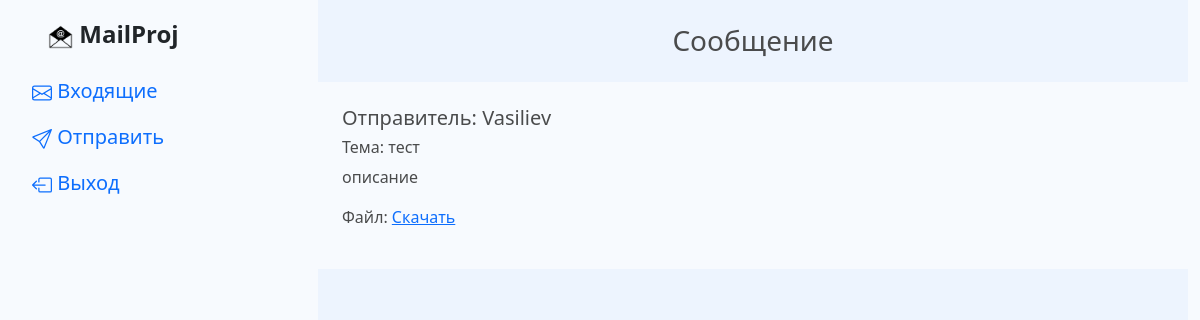
The page /mail/1/ (signed in) on the database its author committed.
### main/models.py (models this page shows, shortened)
class Mail(models.Model):
    sender = models.ForeignKey(AdvUser, on_delete=models.CASCADE,
                               verbose_name='Отправитель',
                               related_name='sender')
    recipient = models.ForeignKey(AdvUser, on_delete=models.CASCADE, verbose_name='Получатель', related_name='recipient')
    theme = models.CharField("Тема письма", max_length=255)
    description = models.TextField('Текст')
    file = models.FileField(upload_to='files/')
    class Meta:
        verbose_name = 'Письмо'
        verbose_name_plural = 'Письма'
    def __str__(self):
        return f"{self.sender.username} - {self.recipient.username} {self.theme}"

class AdvUser(AbstractUser):
    dolzn = models.ForeignKey(Dolzn, on_delete=models.CASCADE, verbose_name='Должность', null=True, blank=True)
    class Meta:
        verbose_name = 'Пользователь'
        verbose_name_plural = 'Пользователи'
    def __str__(self):
        return self.username
    class Meta:
        pass

### main/views.py (the view)
# urls.py: path('mail/<int:pk>/', mail_detail, name='detail'),
def mail_detail(request, pk):
    mail = Mail.objects.get(pk=pk)
    print(mail)
    return render(request, 'detail.html', {'mail': mail})

### main/templates/detail.html
{% extends "parts/base.html" %}
{% block content %}
	<div class="main-content py-4">
		<h1 class="h3 text-center pb-3">Сообщение</h1>
		{% if request.user.is_authenticated %}
			<div class="container p-4 mail-details">
				<h5>Отправитель: {{ mail.sender }}</h5>
				<h6>Тема: {{ mail.theme }}</h6>
				<p>{{ mail.description }}</p>
				<p>Файл: <a href="/media/{{ mail.file }}" download>Скачать</a</p>
			</div>
		{% endif %}
	</div>
{% endblock content %}

### main/static/css/style.css (style rules this page uses)
body { background: #f7fafe; }
.main-content { background: #edf4fe; height: 100vh; color: #4a4b4c; }
.mail-details { background: #f7fafe; }

### rows shown on the page
Mail: sender "Vasiliev", theme "тест", description "описание"
